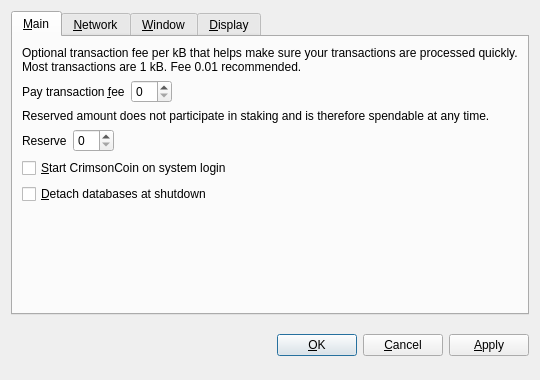
<?xml version="1.0" encoding="UTF-8"?>
<ui version="4.0">
 <class>OptionsDialog</class>
 <widget class="QDialog" name="OptionsDialog">
  <property name="geometry">
   <rect>
    <x>0</x>
    <y>0</y>
    <width>540</width>
    <height>380</height>
   </rect>
  </property>
  <property name="windowTitle">
   <string>Options</string>
  </property>
  <property name="modal">
   <bool>true</bool>
  </property>
  <layout class="QVBoxLayout" name="verticalLayout">
   <item>
    <widget class="QTabWidget" name="tabWidget">
     <property name="tabPosition">
      <enum>QTabWidget::North</enum>
     </property>
     <property name="currentIndex">
      <number>0</number>
     </property>
     <widget class="QWidget" name="tabMain">
      <attribute name="title">
       <string>&amp;Main</string>
      </attribute>
      <layout class="QVBoxLayout" name="verticalLayout_Main">
       <item>
        <widget class="QLabel" name="transactionFeeInfoLabel">
         <property name="text">
          <string>Optional transaction fee per kB that helps make sure your transactions are processed quickly. Most transactions are 1 kB. Fee 0.01 recommended.</string>
         </property>
         <property name="textFormat">
          <enum>Qt::PlainText</enum>
         </property>
         <property name="wordWrap">
          <bool>true</bool>
         </property>
        </widget>
       </item>
       <item>
        <layout class="QHBoxLayout" name="horizontalLayoutFee">
         <item>
          <widget class="QLabel" name="transactionFeeLabel">
           <property name="text">
            <string>Pay transaction &amp;fee</string>
           </property>
           <property name="textFormat">
            <enum>Qt::PlainText</enum>
           </property>
           <property name="buddy">
            <cstring>transactionFee</cstring>
           </property>
          </widget>
         </item>
         <item>
          <widget class="BitcoinAmountField" name="transactionFee"/>
         </item>
         <item>
          <spacer name="horizontalSpacerFee">
           <property name="orientation">
            <enum>Qt::Horizontal</enum>
           </property>
           <property name="sizeHint" stdset="0">
            <size>
             <width>40</width>
             <height>20</height>
            </size>
           </property>
          </spacer>
         </item>
        </layout>
       </item>
       <item>
        <widget class="QLabel" name="reserveBalanceInfoLabel">
         <property name="text">
          <string>Reserved amount does not participate in staking and is therefore spendable at any time.</string>
         </property>
         <property name="textFormat">
          <enum>Qt::PlainText</enum>
         </property>
         <property name="wordWrap">
          <bool>true</bool>
         </property>
        </widget>
       </item>
       <item>
        <layout class="QHBoxLayout" name="horizontalLayoutReserveBalance">
         <item>
          <widget class="QLabel" name="reserveBalanceLabel">
           <property name="text">
            <string>Reserve</string>
           </property>
           <property name="textFormat">
            <enum>Qt::PlainText</enum>
           </property>
           <property name="buddy">
            <cstring>reserveBalance</cstring>
           </property>
          </widget>
         </item>
         <item>
          <widget class="BitcoinAmountField" name="reserveBalance"/>
         </item>
         <item>
          <spacer name="horizontalSpacerReserveBalance">
           <property name="orientation">
            <enum>Qt::Horizontal</enum>
           </property>
           <property name="sizeHint" stdset="0">
            <size>
             <width>40</width>
             <height>20</height>
            </size>
           </property>
          </spacer>
         </item>
        </layout>
       </item>
       <item>
        <widget class="QCheckBox" name="bitcoinAtStartup">
         <property name="toolTip">
          <string>Automatically start CrimsonCoin after logging in to the system.</string>
         </property>
         <property name="text">
          <string>&amp;Start CrimsonCoin on system login</string>
         </property>
        </widget>
       </item>
       <item>
        <widget class="QCheckBox" name="detachDatabases">
         <property name="toolTip">
          <string>Detach block and address databases at shutdown. This means they can be moved to another data directory, but it slows down shutdown. The wallet is always detached.</string>
         </property>
         <property name="text">
          <string>&amp;Detach databases at shutdown</string>
         </property>
        </widget>
       </item>
       <item>
        <spacer name="verticalSpacer_Main">
         <property name="orientation">
          <enum>Qt::Vertical</enum>
         </property>
         <property name="sizeHint" stdset="0">
          <size>
           <width>20</width>
           <height>40</height>
          </size>
         </property>
        </spacer>
       </item>
      </layout>
     </widget>
     <widget class="QWidget" name="tabNetwork">
      <attribute name="title">
       <string>&amp;Network</string>
      </attribute>
      <layout class="QVBoxLayout" name="verticalLayout_Network">
       <item>
        <widget class="QCheckBox" name="mapPortUpnp">
         <property name="toolTip">
          <string>Automatically open the CrimsonCoin client port on the router. This only works when your router supports UPnP and it is enabled.</string>
         </property>
         <property name="text">
          <string>Map port using &amp;UPnP</string>
         </property>
        </widget>
       </item>
       <item>
        <widget class="QCheckBox" name="connectSocks">
         <property name="toolTip">
          <string>Connect to the CrimsonCoin network through a SOCKS proxy (e.g. when connecting through Tor).</string>
         </property>
         <property name="text">
          <string>&amp;Connect through SOCKS proxy:</string>
         </property>
        </widget>
       </item>
       <item>
        <layout class="QHBoxLayout" name="horizontalLayout_Network">
         <item>
          <widget class="QLabel" name="proxyIpLabel">
           <property name="text">
            <string>Proxy &amp;IP:</string>
           </property>
           <property name="textFormat">
            <enum>Qt::PlainText</enum>
           </property>
           <property name="buddy">
            <cstring>proxyIp</cstring>
           </property>
          </widget>
         </item>
         <item>
          <widget class="QValidatedLineEdit" name="proxyIp">
           <property name="maximumSize">
            <size>
             <width>140</width>
             <height>16777215</height>
            </size>
           </property>
           <property name="toolTip">
            <string>IP address of the proxy (e.g. 127.0.0.1)</string>
           </property>
          </widget>
         </item>
         <item>
          <widget class="QLabel" name="proxyPortLabel">
           <property name="text">
            <string>&amp;Port:</string>
           </property>
           <property name="textFormat">
            <enum>Qt::PlainText</enum>
           </property>
           <property name="buddy">
            <cstring>proxyPort</cstring>
           </property>
          </widget>
         </item>
         <item>
          <widget class="QLineEdit" name="proxyPort">
           <property name="maximumSize">
            <size>
             <width>55</width>
             <height>16777215</height>
            </size>
           </property>
           <property name="toolTip">
            <string>Port of the proxy (e.g. 9050)</string>
           </property>
          </widget>
         </item>
         <item>
          <widget class="QLabel" name="socksVersionLabel">
           <property name="text">
            <string>SOCKS &amp;Version:</string>
           </property>
           <property name="textFormat">
            <enum>Qt::PlainText</enum>
           </property>
           <property name="buddy">
            <cstring>socksVersion</cstring>
           </property>
          </widget>
         </item>
         <item>
          <widget class="QValueComboBox" name="socksVersion">
           <property name="toolTip">
            <string>SOCKS version of the proxy (e.g. 5)</string>
           </property>
          </widget>
         </item>
         <item>
          <spacer name="horizontalSpacer_Network">
           <property name="orientation">
            <enum>Qt::Horizontal</enum>
           </property>
           <property name="sizeHint" stdset="0">
            <size>
             <width>40</width>
             <height>20</height>
            </size>
           </property>
          </spacer>
         </item>
        </layout>
       </item>
       <item>
        <spacer name="verticalSpacer_Network">
         <property name="orientation">
          <enum>Qt::Vertical</enum>
         </property>
         <property name="sizeHint" stdset="0">
          <size>
           <width>20</width>
           <height>40</height>
          </size>
         </property>
        </spacer>
       </item>
      </layout>
     </widget>
     <widget class="QWidget" name="tabWindow">
      <attribute name="title">
       <string>&amp;Window</string>
      </attribute>
      <layout class="QVBoxLayout" name="verticalLayout_Window">
       <item>
        <widget class="QCheckBox" name="minimizeToTray">
         <property name="toolTip">
          <string>Show only a tray icon after minimizing the window.</string>
         </property>
         <property name="text">
          <string>&amp;Minimize to the tray instead of the taskbar</string>
         </property>
        </widget>
       </item>
       <item>
        <widget class="QCheckBox" name="minimizeOnClose">
         <property name="toolTip">
          <string>Minimize instead of exit the application when the window is closed. When this option is enabled, the application will be closed only after selecting Quit in the menu.</string>
         </property>
         <property name="text">
          <string>M&amp;inimize on close</string>
         </property>
        </widget>
       </item>
       <item>
        <spacer name="verticalSpacer_Window">
         <property name="orientation">
          <enum>Qt::Vertical</enum>
         </property>
         <property name="sizeHint" stdset="0">
          <size>
           <width>20</width>
           <height>40</height>
          </size>
         </property>
        </spacer>
       </item>
      </layout>
     </widget>
     <widget class="QWidget" name="tabDisplay">
      <attribute name="title">
       <string>&amp;Display</string>
      </attribute>
      <layout class="QVBoxLayout" name="verticalLayout_Display">
       <item>
        <layout class="QHBoxLayout" name="horizontalLayout_1_Display">
         <item>
          <widget class="QLabel" name="langLabel">
           <property name="text">
            <string>User Interface &amp;language:</string>
           </property>
           <property name="textFormat">
            <enum>Qt::PlainText</enum>
           </property>
           <property name="buddy">
            <cstring>lang</cstring>
           </property>
          </widget>
         </item>
         <item>
          <widget class="QValueComboBox" name="lang">
           <property name="toolTip">
            <string>The user interface language can be set here. This setting will take effect after restarting CrimsonCoin.</string>
           </property>
          </widget>
         </item>
        </layout>
       </item>
       <item>
        <layout class="QHBoxLayout" name="horizontalLayout_2_Display">
         <item>
          <widget class="QLabel" name="unitLabel">
           <property name="text">
            <string>&amp;Unit to show amounts in:</string>
           </property>
           <property name="textFormat">
            <enum>Qt::PlainText</enum>
           </property>
           <property name="buddy">
            <cstring>unit</cstring>
           </property>
          </widget>
         </item>
         <item>
          <widget class="QValueComboBox" name="unit">
           <property name="toolTip">
            <string>Choose the default subdivision unit to show in the interface and when sending coins.</string>
           </property>
          </widget>
         </item>
        </layout>
       </item>
       <item>
        <widget class="QCheckBox" name="displayAddresses">
         <property name="toolTip">
          <string>Whether to show CrimsonCoin addresses in the transaction list or not.</string>
         </property>
         <property name="text">
          <string>&amp;Display addresses in transaction list</string>
         </property>
        </widget>
       </item>
       <item>
        <widget class="QCheckBox" name="coinControlFeatures">
         <property name="toolTip">
          <string>Whether to show coin control features or not.</string>
         </property>
         <property name="text">
          <string>Display coin &amp;control features (experts only!)</string>
         </property>
        </widget>
       </item>
       <item>
        <spacer name="verticalSpacer_Display">
         <property name="orientation">
          <enum>Qt::Vertical</enum>
         </property>
         <property name="sizeHint" stdset="0">
          <size>
           <width>20</width>
           <height>40</height>
          </size>
         </property>
        </spacer>
       </item>
      </layout>
     </widget>
    </widget>
   </item>
   <item>
    <layout class="QHBoxLayout" name="horizontalLayout_Buttons">
     <item>
      <spacer name="horizontalSpacer_1">
       <property name="orientation">
        <enum>Qt::Horizontal</enum>
       </property>
       <property name="sizeHint" stdset="0">
        <size>
         <width>40</width>
         <height>48</height>
        </size>
       </property>
      </spacer>
     </item>
     <item>
      <widget class="QLabel" name="statusLabel">
       <property name="font">
        <font>
         <weight>75</weight>
         <bold>true</bold>
        </font>
       </property>
       <property name="text">
        <string/>
       </property>
       <property name="textFormat">
        <enum>Qt::PlainText</enum>
       </property>
       <property name="wordWrap">
        <bool>true</bool>
       </property>
      </widget>
     </item>
     <item>
      <spacer name="horizontalSpacer_2">
       <property name="orientation">
        <enum>Qt::Horizontal</enum>
       </property>
       <property name="sizeHint" stdset="0">
        <size>
         <width>40</width>
         <height>48</height>
        </size>
       </property>
      </spacer>
     </item>
     <item>
      <widget class="QPushButton" name="okButton">
       <property name="text">
        <string>&amp;OK</string>
       </property>
      </widget>
     </item>
     <item>
      <widget class="QPushButton" name="cancelButton">
       <property name="text">
        <string>&amp;Cancel</string>
       </property>
       <property name="autoDefault">
        <bool>false</bool>
       </property>
      </widget>
     </item>
     <item>
      <widget class="QPushButton" name="applyButton">
       <property name="text">
        <string>&amp;Apply</string>
       </property>
       <property name="autoDefault">
        <bool>false</bool>
       </property>
      </widget>
     </item>
    </layout>
   </item>
  </layout>
 </widget>
 <customwidgets>
  <customwidget>
   <class>BitcoinAmountField</class>
   <extends>QSpinBox</extends>
   <header>bitcoinamountfield.h</header>
  </customwidget>
  <customwidget>
   <class>QValueComboBox</class>
   <extends>QComboBox</extends>
   <header>qvaluecombobox.h</header>
  </customwidget>
  <customwidget>
   <class>QValidatedLineEdit</class>
   <extends>QLineEdit</extends>
   <header>qvalidatedlineedit.h</header>
  </customwidget>
 </customwidgets>
 <resources/>
 <connections/>
</ui>
